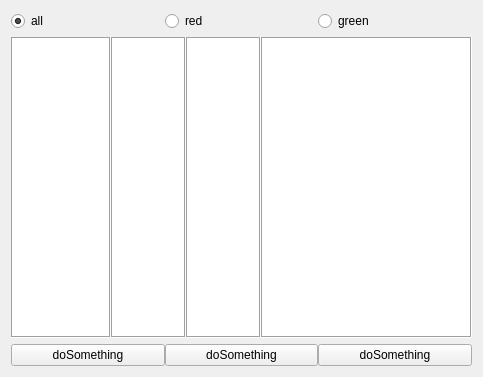
<?xml version="1.0" encoding="UTF-8"?>
<ui version="4.0">
 <class>Form</class>
 <widget class="QWidget" name="Form">
  <property name="geometry">
   <rect>
    <x>0</x>
    <y>0</y>
    <width>479</width>
    <height>376</height>
   </rect>
  </property>
  <property name="windowTitle">
   <string>Form</string>
  </property>
  <layout class="QGridLayout" name="gridLayout_2">
   <item row="0" column="0">
    <layout class="QHBoxLayout" name="horizontalLayout">
     <property name="spacing">
      <number>0</number>
     </property>
     <property name="sizeConstraint">
      <enum>QLayout::SetFixedSize</enum>
     </property>
     <item>
      <widget class="QRadioButton" name="all_RB">
       <property name="text">
        <string>all</string>
       </property>
       <property name="checked">
        <bool>true</bool>
       </property>
      </widget>
     </item>
     <item>
      <widget class="QRadioButton" name="red_RB">
       <property name="text">
        <string>red</string>
       </property>
       <property name="checked">
        <bool>false</bool>
       </property>
      </widget>
     </item>
     <item>
      <widget class="QRadioButton" name="green_RB">
       <property name="text">
        <string>green</string>
       </property>
      </widget>
     </item>
    </layout>
   </item>
   <item row="1" column="0">
    <widget class="QFrame" name="frame">
     <property name="minimumSize">
      <size>
       <width>461</width>
       <height>301</height>
      </size>
     </property>
     <property name="frameShape">
      <enum>QFrame::NoFrame</enum>
     </property>
     <property name="frameShadow">
      <enum>QFrame::Plain</enum>
     </property>
     <layout class="QGridLayout" name="gridLayout">
      <property name="margin">
       <number>0</number>
      </property>
      <property name="spacing">
       <number>0</number>
      </property>
      <item row="0" column="3">
       <widget class="QListView" name="path_LW">
        <property name="frameShape">
         <enum>QFrame::Box</enum>
        </property>
       </widget>
      </item>
      <item row="0" column="2">
       <widget class="QListWidget" name="version_LW">
        <property name="minimumSize">
         <size>
          <width>75</width>
          <height>0</height>
         </size>
        </property>
        <property name="maximumSize">
         <size>
          <width>75</width>
          <height>16777215</height>
         </size>
        </property>
        <property name="frameShape">
         <enum>QFrame::Box</enum>
        </property>
       </widget>
      </item>
      <item row="0" column="1">
       <widget class="QListWidget" name="status_LW">
        <property name="minimumSize">
         <size>
          <width>75</width>
          <height>0</height>
         </size>
        </property>
        <property name="maximumSize">
         <size>
          <width>75</width>
          <height>16777215</height>
         </size>
        </property>
        <property name="frameShape">
         <enum>QFrame::Box</enum>
        </property>
       </widget>
      </item>
      <item row="0" column="0">
       <widget class="QListView" name="icon_LW">
        <property name="minimumSize">
         <size>
          <width>100</width>
          <height>0</height>
         </size>
        </property>
        <property name="maximumSize">
         <size>
          <width>100</width>
          <height>16777215</height>
         </size>
        </property>
        <property name="frameShape">
         <enum>QFrame::Box</enum>
        </property>
       </widget>
      </item>
     </layout>
    </widget>
   </item>
   <item row="2" column="0">
    <layout class="QHBoxLayout" name="horizontalLayout_2">
     <property name="spacing">
      <number>0</number>
     </property>
     <property name="sizeConstraint">
      <enum>QLayout::SetFixedSize</enum>
     </property>
     <item>
      <widget class="QPushButton" name="doIt_B">
       <property name="text">
        <string>doSomething</string>
       </property>
      </widget>
     </item>
     <item>
      <widget class="QPushButton" name="doIt2_B">
       <property name="text">
        <string>doSomething</string>
       </property>
      </widget>
     </item>
     <item>
      <widget class="QPushButton" name="doIt3_B">
       <property name="text">
        <string>doSomething</string>
       </property>
      </widget>
     </item>
    </layout>
   </item>
  </layout>
 </widget>
 <resources/>
 <connections>
  <connection>
   <sender>doIt_B</sender>
   <signal>clicked()</signal>
   <receiver>Form</receiver>
   <slot>close()</slot>
   <hints>
    <hint type="sourcelabel">
     <x>206</x>
     <y>309</y>
    </hint>
    <hint type="destinationlabel">
     <x>197</x>
     <y>172</y>
    </hint>
   </hints>
  </connection>
 </connections>
</ui>
